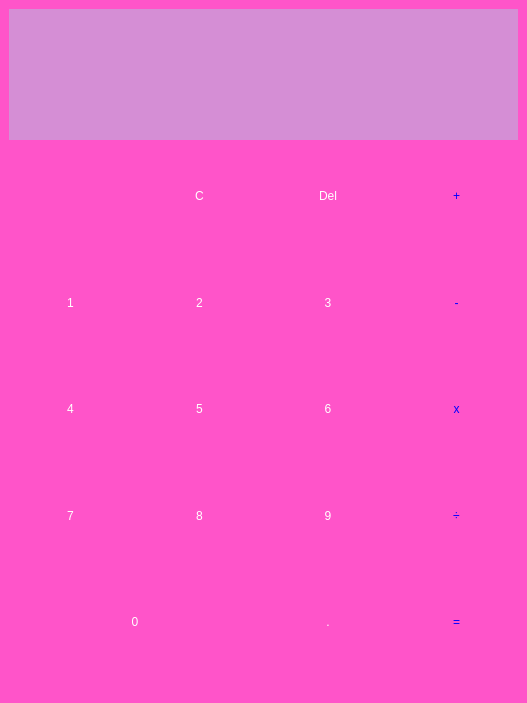
<?xml version="1.0" encoding="UTF-8"?>
<ui version="4.0">
 <class>MainWindow</class>
 <widget class="QMainWindow" name="MainWindow">
  <property name="geometry">
   <rect>
    <x>0</x>
    <y>0</y>
    <width>527</width>
    <height>703</height>
   </rect>
  </property>
  <property name="windowTitle">
   <string>Calculator</string>
  </property>
  <property name="windowIcon">
   <iconset>
    <normaloff>../../../Downloads/mathematics-operation-addition-manic-math-multiplication-and-division-flashcard-math-games-mathematics.jpg</normaloff>../../../Downloads/mathematics-operation-addition-manic-math-multiplication-and-division-flashcard-math-games-mathematics.jpg</iconset>
  </property>
  <property name="styleSheet">
   <string notr="true">background-color: rgb(255, 84, 201);</string>
  </property>
  <widget class="QWidget" name="centralwidget">
   <layout class="QGridLayout" name="gridLayout_2">
    <item row="0" column="0">
     <layout class="QGridLayout" name="gridLayout">
      <item row="0" column="0" colspan="4">
       <widget class="QLabel" name="label">
        <property name="sizePolicy">
         <sizepolicy hsizetype="MinimumExpanding" vsizetype="Preferred">
          <horstretch>50</horstretch>
          <verstretch>13</verstretch>
         </sizepolicy>
        </property>
        <property name="styleSheet">
         <string notr="true">font: 75 36pt &quot;MS Shell Dlg 2&quot;;

color: rgb(255, 255, 255);
;
background-color: rgb(213, 142, 213);</string>
        </property>
        <property name="text">
         <string/>
        </property>
        <property name="alignment">
         <set>Qt::AlignRight|Qt::AlignTrailing|Qt::AlignVCenter</set>
        </property>
       </widget>
      </item>
      <item row="6" column="0" colspan="2">
       <widget class="QPushButton" name="push_zero">
        <property name="sizePolicy">
         <sizepolicy hsizetype="MinimumExpanding" vsizetype="Preferred">
          <horstretch>50</horstretch>
          <verstretch>10</verstretch>
         </sizepolicy>
        </property>
        <property name="styleSheet">
         <string notr="true">QPushButton{
font: 75 20pt &quot;MS Shell Dlg 2&quot;;
	
	color: rgb(255, 255, 255);
border-radius:30px;
}

QPushButton:hover{
background-color: rgb(52, 157, 77);
}

QPushBotton{
color: rgb(185, 185, 185);
}</string>
        </property>
        <property name="text">
         <string>0</string>
        </property>
        <property name="shortcut">
         <string>0</string>
        </property>
       </widget>
      </item>
      <item row="2" column="2">
       <widget class="QPushButton" name="push_3">
        <property name="sizePolicy">
         <sizepolicy hsizetype="MinimumExpanding" vsizetype="Preferred">
          <horstretch>50</horstretch>
          <verstretch>10</verstretch>
         </sizepolicy>
        </property>
        <property name="styleSheet">
         <string notr="true">QPushButton{
font: 75 20pt &quot;MS Shell Dlg 2&quot;;
	
	color: rgb(255, 255, 255);
border-radius:30px;
}

QPushButton:hover{
background-color: rgb(52, 157, 77);
}

QPushBotton{
color: rgb(185, 185, 185);
}</string>
        </property>
        <property name="text">
         <string>3</string>
        </property>
        <property name="shortcut">
         <string>3</string>
        </property>
       </widget>
      </item>
      <item row="6" column="3">
       <widget class="QPushButton" name="push_equal">
        <property name="sizePolicy">
         <sizepolicy hsizetype="MinimumExpanding" vsizetype="Preferred">
          <horstretch>50</horstretch>
          <verstretch>10</verstretch>
         </sizepolicy>
        </property>
        <property name="styleSheet">
         <string notr="true">QPushButton{
font: 75 36pt &quot;MS Shell Dlg 2&quot;;
	color:  rgb(0, 0, 255);
border-radius:30px;
}

QPushButton:hover{
color: rgb(255, 255, 255);
	background-color: rgb(255, 215, 53);
}

QPushBotton{
color: rgb(232, 77, 0);
}</string>
        </property>
        <property name="text">
         <string>=</string>
        </property>
        <property name="shortcut">
         <string>=</string>
        </property>
       </widget>
      </item>
      <item row="6" column="2">
       <widget class="QPushButton" name="push_point">
        <property name="sizePolicy">
         <sizepolicy hsizetype="MinimumExpanding" vsizetype="Preferred">
          <horstretch>50</horstretch>
          <verstretch>10</verstretch>
         </sizepolicy>
        </property>
        <property name="styleSheet">
         <string notr="true">QPushButton{
font: 75 20pt &quot;MS Shell Dlg 2&quot;;
	
	color: rgb(255, 255, 255);
border-radius:30px;
}

QPushButton:hover{
background-color: rgb(52, 157, 77);
}

QPushBotton{
color: rgb(185, 185, 185);
}</string>
        </property>
        <property name="text">
         <string>.</string>
        </property>
        <property name="shortcut">
         <string>.</string>
        </property>
       </widget>
      </item>
      <item row="1" column="1">
       <widget class="QPushButton" name="push_clear">
        <property name="sizePolicy">
         <sizepolicy hsizetype="MinimumExpanding" vsizetype="Preferred">
          <horstretch>50</horstretch>
          <verstretch>10</verstretch>
         </sizepolicy>
        </property>
        <property name="styleSheet">
         <string notr="true">QPushButton{
font: 75 20pt &quot;MS Shell Dlg 2&quot;;
	
	
	color: rgb(255, 255, 255);
border-radius:30px;
}

QPushButton:hover{
background-color: rgb(185, 0, 0);
}

QPushBotton:pressed{

	
	color: rgb(27, 0, 0);
}</string>
        </property>
        <property name="text">
         <string>C</string>
        </property>
        <property name="shortcut">
         <string/>
        </property>
       </widget>
      </item>
      <item row="1" column="0">
       <widget class="QLabel" name="name">
        <property name="font">
         <font>
          <pointsize>8</pointsize>
         </font>
        </property>
        <property name="styleSheet">
         <string notr="true">color: rgb(255, 255, 127);

</string>
        </property>
        <property name="text">
         <string/>
        </property>
       </widget>
      </item>
      <item row="3" column="1">
       <widget class="QPushButton" name="push_5">
        <property name="sizePolicy">
         <sizepolicy hsizetype="MinimumExpanding" vsizetype="Preferred">
          <horstretch>50</horstretch>
          <verstretch>10</verstretch>
         </sizepolicy>
        </property>
        <property name="styleSheet">
         <string notr="true">QPushButton{
font: 75 20pt &quot;MS Shell Dlg 2&quot;;
	
	color: rgb(255, 255, 255);
border-radius:30px;
}

QPushButton:hover{
background-color: rgb(52, 157, 77);
}

QPushBotton{
color: rgb(185, 185, 185);
}</string>
        </property>
        <property name="text">
         <string>5</string>
        </property>
        <property name="shortcut">
         <string>5</string>
        </property>
       </widget>
      </item>
      <item row="4" column="3">
       <widget class="QPushButton" name="push_div">
        <property name="sizePolicy">
         <sizepolicy hsizetype="MinimumExpanding" vsizetype="Preferred">
          <horstretch>50</horstretch>
          <verstretch>10</verstretch>
         </sizepolicy>
        </property>
        <property name="styleSheet">
         <string notr="true">QPushButton{
font: 75 36pt &quot;MS Shell Dlg 2&quot;;
	color:  rgb(0, 0, 255);
border-radius:30px;
}

QPushButton:hover{
color: rgb(255, 255, 255);
	background-color: rgb(255, 215, 53);
}

QPushBotton{
color: rgb(232, 77, 0);
}</string>
        </property>
        <property name="text">
         <string>÷</string>
        </property>
        <property name="shortcut">
         <string>/</string>
        </property>
       </widget>
      </item>
      <item row="1" column="3">
       <widget class="QPushButton" name="push_plus">
        <property name="sizePolicy">
         <sizepolicy hsizetype="MinimumExpanding" vsizetype="Preferred">
          <horstretch>50</horstretch>
          <verstretch>10</verstretch>
         </sizepolicy>
        </property>
        <property name="styleSheet">
         <string notr="true">QPushButton{
font: 75 36pt &quot;MS Shell Dlg 2&quot;;
	color: rgb(0, 0, 255);
border-radius:30px;
}

QPushButton:hover{
color: rgb(255, 255, 255);
	background-color: rgb(255, 215, 53);
}

QPushBotton:pressed{
color: rgb(232, 77, 0);
}</string>
        </property>
        <property name="text">
         <string>+</string>
        </property>
        <property name="shortcut">
         <string>+</string>
        </property>
       </widget>
      </item>
      <item row="4" column="2">
       <widget class="QPushButton" name="push_9">
        <property name="sizePolicy">
         <sizepolicy hsizetype="MinimumExpanding" vsizetype="Preferred">
          <horstretch>50</horstretch>
          <verstretch>10</verstretch>
         </sizepolicy>
        </property>
        <property name="styleSheet">
         <string notr="true">QPushButton{
font: 75 20pt &quot;MS Shell Dlg 2&quot;;
	
	color: rgb(255, 255, 255);
border-radius:30px;
}

QPushButton:hover{
background-color: rgb(52, 157, 77);
}

QPushBotton{
color: rgb(185, 185, 185);
}</string>
        </property>
        <property name="text">
         <string>9</string>
        </property>
        <property name="shortcut">
         <string>9</string>
        </property>
       </widget>
      </item>
      <item row="4" column="0">
       <widget class="QPushButton" name="push_7">
        <property name="sizePolicy">
         <sizepolicy hsizetype="MinimumExpanding" vsizetype="Preferred">
          <horstretch>50</horstretch>
          <verstretch>10</verstretch>
         </sizepolicy>
        </property>
        <property name="styleSheet">
         <string notr="true">QPushButton{
font: 75 20pt &quot;MS Shell Dlg 2&quot;;
	
	color: rgb(255, 255, 255);
border-radius:30px;
}

QPushButton:hover{
background-color: rgb(52, 157, 77);
}

QPushBotton{
color: rgb(185, 185, 185);
}</string>
        </property>
        <property name="text">
         <string>7</string>
        </property>
        <property name="shortcut">
         <string>7</string>
        </property>
       </widget>
      </item>
      <item row="2" column="3">
       <widget class="QPushButton" name="push_min">
        <property name="sizePolicy">
         <sizepolicy hsizetype="MinimumExpanding" vsizetype="Preferred">
          <horstretch>50</horstretch>
          <verstretch>10</verstretch>
         </sizepolicy>
        </property>
        <property name="styleSheet">
         <string notr="true">QPushButton{
font: 75 36pt &quot;MS Shell Dlg 2&quot;;
	color:;
	color: rgb(0, 0, 255);
border-radius:30px;
}

QPushButton:hover{
color: rgb(255, 255, 255);
	background-color: rgb(255, 215, 53);
}

QPushBotton{
color: rgb(232, 77, 0);
}</string>
        </property>
        <property name="text">
         <string>-</string>
        </property>
        <property name="shortcut">
         <string>-</string>
        </property>
       </widget>
      </item>
      <item row="3" column="2">
       <widget class="QPushButton" name="push_6">
        <property name="sizePolicy">
         <sizepolicy hsizetype="MinimumExpanding" vsizetype="Preferred">
          <horstretch>50</horstretch>
          <verstretch>10</verstretch>
         </sizepolicy>
        </property>
        <property name="styleSheet">
         <string notr="true">QPushButton{
font: 75 20pt &quot;MS Shell Dlg 2&quot;;
	
	color: rgb(255, 255, 255);
border-radius:30px;
}

QPushButton:hover{
background-color: rgb(52, 157, 77);
}

QPushBotton{
color: rgb(185, 185, 185);
}</string>
        </property>
        <property name="text">
         <string>6</string>
        </property>
        <property name="shortcut">
         <string>6</string>
        </property>
       </widget>
      </item>
      <item row="4" column="1">
       <widget class="QPushButton" name="push_8">
        <property name="sizePolicy">
         <sizepolicy hsizetype="MinimumExpanding" vsizetype="Preferred">
          <horstretch>50</horstretch>
          <verstretch>10</verstretch>
         </sizepolicy>
        </property>
        <property name="styleSheet">
         <string notr="true">QPushButton{
font: 75 20pt &quot;MS Shell Dlg 2&quot;;
	
	color: rgb(255, 255, 255);
border-radius:30px;
}

QPushButton:hover{
background-color: rgb(52, 157, 77);
}

QPushBotton{
color: rgb(185, 185, 185);
}</string>
        </property>
        <property name="text">
         <string>8</string>
        </property>
        <property name="shortcut">
         <string>8</string>
        </property>
       </widget>
      </item>
      <item row="2" column="1">
       <widget class="QPushButton" name="push_2">
        <property name="sizePolicy">
         <sizepolicy hsizetype="MinimumExpanding" vsizetype="Preferred">
          <horstretch>50</horstretch>
          <verstretch>10</verstretch>
         </sizepolicy>
        </property>
        <property name="styleSheet">
         <string notr="true">QPushButton{
font: 75 20pt &quot;MS Shell Dlg 2&quot;;
	
	color: rgb(255, 255, 255);
border-radius:30px;
}

QPushButton:hover{
background-color: rgb(52, 157, 77);
}

QPushBotton:pressed{
color: rgb(185, 185, 185);
}</string>
        </property>
        <property name="text">
         <string>2</string>
        </property>
        <property name="shortcut">
         <string>2</string>
        </property>
       </widget>
      </item>
      <item row="1" column="2">
       <widget class="QPushButton" name="push_del">
        <property name="sizePolicy">
         <sizepolicy hsizetype="MinimumExpanding" vsizetype="Preferred">
          <horstretch>50</horstretch>
          <verstretch>10</verstretch>
         </sizepolicy>
        </property>
        <property name="styleSheet">
         <string notr="true">QPushButton{
font: 75 20pt &quot;MS Shell Dlg 2&quot;;
	
	
	color: rgb(255, 255, 255);
border-radius:30px;
}

QPushButton:hover{
background-color: rgb(185, 0, 0);
}

QPushBotton:pressed{

	
	color: rgb(27, 0, 0);
}</string>
        </property>
        <property name="text">
         <string>Del</string>
        </property>
        <property name="shortcut">
         <string>Backspace</string>
        </property>
       </widget>
      </item>
      <item row="3" column="0">
       <widget class="QPushButton" name="push_4">
        <property name="sizePolicy">
         <sizepolicy hsizetype="MinimumExpanding" vsizetype="Preferred">
          <horstretch>50</horstretch>
          <verstretch>10</verstretch>
         </sizepolicy>
        </property>
        <property name="styleSheet">
         <string notr="true">QPushButton{
font: 75 20pt &quot;MS Shell Dlg 2&quot;;
	
	color: rgb(255, 255, 255);
border-radius:30px;
}

QPushButton:hover{
background-color: rgb(52, 157, 77);
}

QPushBotton{
color: rgb(185, 185, 185);
}</string>
        </property>
        <property name="text">
         <string>4</string>
        </property>
        <property name="shortcut">
         <string>4</string>
        </property>
       </widget>
      </item>
      <item row="3" column="3">
       <widget class="QPushButton" name="push_mult">
        <property name="sizePolicy">
         <sizepolicy hsizetype="MinimumExpanding" vsizetype="Preferred">
          <horstretch>50</horstretch>
          <verstretch>10</verstretch>
         </sizepolicy>
        </property>
        <property name="styleSheet">
         <string notr="true">QPushButton{
font: 75 36pt &quot;MS Shell Dlg 2&quot;;
	color:  rgb(0, 0, 255);
border-radius:30px;
}

QPushButton:hover{
color: rgb(255, 255, 255);
	background-color:rgb(255, 215, 53);
}

QPushBotton{
color: rgb(232, 77, 0);
}</string>
        </property>
        <property name="text">
         <string>x</string>
        </property>
        <property name="shortcut">
         <string>*</string>
        </property>
       </widget>
      </item>
      <item row="2" column="0">
       <widget class="QPushButton" name="push_1">
        <property name="sizePolicy">
         <sizepolicy hsizetype="MinimumExpanding" vsizetype="Preferred">
          <horstretch>50</horstretch>
          <verstretch>10</verstretch>
         </sizepolicy>
        </property>
        <property name="styleSheet">
         <string notr="true">QPushButton{
font: 75 20pt &quot;MS Shell Dlg 2&quot;;
	
	color: rgb(255, 255, 255);
border-radius:30px;
}

QPushButton:hover{
background-color: rgb(52, 157, 77);
}

QPushBotton{
color: rgb(185, 185, 185);
}</string>
        </property>
        <property name="text">
         <string>1</string>
        </property>
        <property name="shortcut">
         <string>1</string>
        </property>
       </widget>
      </item>
     </layout>
    </item>
   </layout>
  </widget>
  <widget class="QMenuBar" name="menubar">
   <property name="geometry">
    <rect>
     <x>0</x>
     <y>0</y>
     <width>527</width>
     <height>26</height>
    </rect>
   </property>
  </widget>
  <widget class="QStatusBar" name="statusbar"/>
 </widget>
 <resources/>
 <connections/>
</ui>
